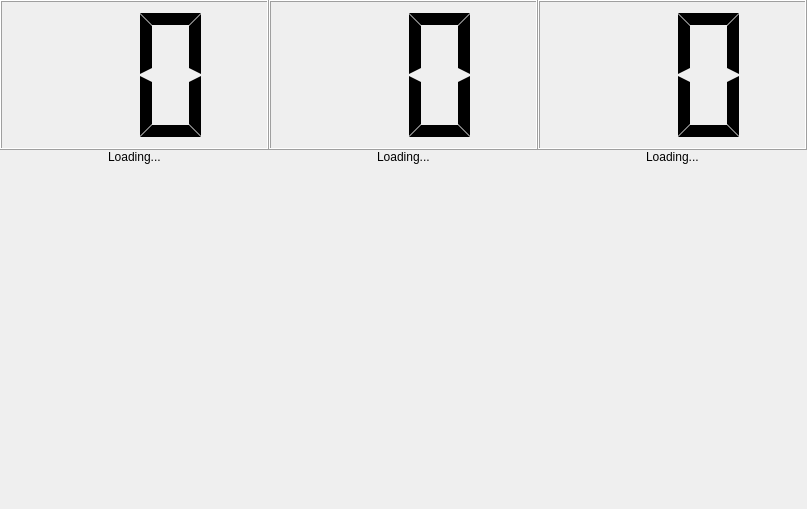
<?xml version="1.0" encoding="UTF-8"?>
<ui version="4.0">
 <class>DashForm</class>
 <widget class="QWidget" name="DashForm">
  <property name="geometry">
   <rect>
    <x>0</x>
    <y>0</y>
    <width>807</width>
    <height>509</height>
   </rect>
  </property>
  <property name="windowTitle">
   <string>Form</string>
  </property>
  <layout class="QHBoxLayout" name="horizontalLayout">
   <property name="spacing">
    <number>0</number>
   </property>
   <property name="leftMargin">
    <number>0</number>
   </property>
   <property name="topMargin">
    <number>0</number>
   </property>
   <property name="rightMargin">
    <number>0</number>
   </property>
   <property name="bottomMargin">
    <number>0</number>
   </property>
   <item>
    <layout class="QGridLayout" name="gridLayout">
     <item row="0" column="0">
      <widget class="QLCDNumber" name="lcdCpu">
       <property name="sizePolicy">
        <sizepolicy hsizetype="Minimum" vsizetype="Minimum">
         <horstretch>0</horstretch>
         <verstretch>0</verstretch>
        </sizepolicy>
       </property>
       <property name="minimumSize">
        <size>
         <width>0</width>
         <height>150</height>
        </size>
       </property>
       <property name="toolTip">
        <string>CPU</string>
       </property>
       <property name="layoutDirection">
        <enum>Qt::LeftToRight</enum>
       </property>
       <property name="smallDecimalPoint">
        <bool>false</bool>
       </property>
       <property name="digitCount">
        <number>2</number>
       </property>
       <property name="segmentStyle">
        <enum>QLCDNumber::Flat</enum>
       </property>
      </widget>
     </item>
     <item row="1" column="1" alignment="Qt::AlignHCenter">
      <widget class="QLabel" name="labelMemInfo">
       <property name="text">
        <string>Loading...</string>
       </property>
      </widget>
     </item>
     <item row="0" column="1">
      <widget class="QLCDNumber" name="lcdMem">
       <property name="toolTip">
        <string>Memory</string>
       </property>
       <property name="digitCount">
        <number>2</number>
       </property>
       <property name="segmentStyle">
        <enum>QLCDNumber::Flat</enum>
       </property>
      </widget>
     </item>
     <item row="0" column="2">
      <widget class="QLCDNumber" name="lcdDisk">
       <property name="toolTip">
        <string>Disk</string>
       </property>
       <property name="digitCount">
        <number>2</number>
       </property>
       <property name="segmentStyle">
        <enum>QLCDNumber::Flat</enum>
       </property>
      </widget>
     </item>
     <item row="1" column="0" alignment="Qt::AlignHCenter">
      <widget class="QLabel" name="labelCpuInfo">
       <property name="text">
        <string>Loading...</string>
       </property>
      </widget>
     </item>
     <item row="1" column="2" alignment="Qt::AlignHCenter">
      <widget class="QLabel" name="labelDiskInfo">
       <property name="text">
        <string>Loading...</string>
       </property>
      </widget>
     </item>
     <item row="2" column="0" colspan="2">
      <widget class="QWidget" name="widget" native="true">
       <property name="sizePolicy">
        <sizepolicy hsizetype="Preferred" vsizetype="MinimumExpanding">
         <horstretch>0</horstretch>
         <verstretch>0</verstretch>
        </sizepolicy>
       </property>
       <layout class="QHBoxLayout" name="horizontalLayout_3">
        <item>
         <layout class="QHBoxLayout" name="horizontalLayout_2"/>
        </item>
       </layout>
      </widget>
     </item>
    </layout>
   </item>
  </layout>
 </widget>
 <resources/>
 <connections/>
</ui>
